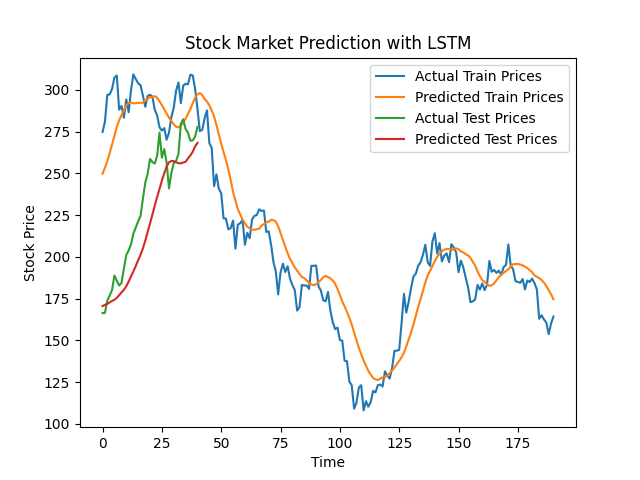

Reproduce this figure in Python.
import numpy as np
import pandas as pd
import matplotlib.pyplot as plt
import tensorflow as tf
from sklearn.preprocessing import MinMaxScaler
from tensorflow.keras.models import Sequential
from tensorflow.keras.layers import LSTM, Dense

# Load the dataset
data = pd.read_csv('/Users/mac/Desktop/Projects/SMPLSTM/TSLA.csv')  # Replace 'stock_data.csv' with your dataset file

# Preprocess the data
scaler = MinMaxScaler(feature_range=(0, 1))
scaled_data = scaler.fit_transform(data['Close'].values.reshape(-1, 1))

# Split the data into training and testing sets
train_size = int(len(scaled_data) * 0.8)
train_data = scaled_data[:train_size]
test_data = scaled_data[train_size:]

# Create sequences for LSTM training
def create_sequences(data, seq_length):
    X = []
    y = []
    for i in range(len(data) - seq_length):
        X.append(data[i:i+seq_length])
        y.append(data[i+seq_length])
    return np.array(X), np.array(y)

seq_length = 10  # Number of previous time steps to consider for each prediction
X_train, y_train = create_sequences(train_data, seq_length)
X_test, y_test = create_sequences(test_data, seq_length)

# Build the LSTM model
model = Sequential()
model.add(LSTM(50, return_sequences=True, input_shape=(seq_length, 1)))
model.add(LSTM(50))
model.add(Dense(1))
model.compile(optimizer='adam', loss='mean_squared_error')

# Train the model
print("Training the LSTM model...")
history = model.fit(X_train, y_train, epochs=10, batch_size=32, verbose=1)

# Evaluate the model
print("Evaluating the model...")
train_loss = model.evaluate(X_train, y_train, verbose=0)
test_loss = model.evaluate(X_test, y_test, verbose=0)
print("Train Loss:", train_loss)
print("Test Loss:", test_loss)

# Make predictions
train_predictions = model.predict(X_train)
test_predictions = model.predict(X_test)

# Plot the predicted vs. actual prices
plt.plot(scaler.inverse_transform(y_train), label='Actual Train Prices')
plt.plot(scaler.inverse_transform(train_predictions), label='Predicted Train Prices')
plt.plot(scaler.inverse_transform(y_test), label='Actual Test Prices')
plt.plot(scaler.inverse_transform(test_predictions), label='Predicted Test Prices')
plt.xlabel('Time')
plt.ylabel('Stock Price')
plt.title('Stock Market Prediction with LSTM')
plt.legend()
plt.show()
